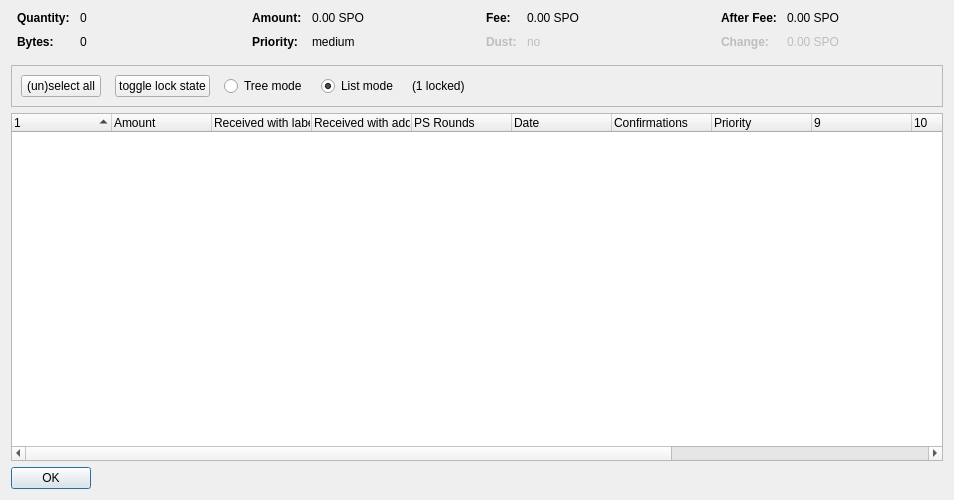
<?xml version="1.0" encoding="UTF-8"?>
<ui version="4.0">
 <class>CoinControlDialog</class>
 <widget class="QDialog" name="CoinControlDialog">
  <property name="geometry">
   <rect>
    <x>0</x>
    <y>0</y>
    <width>954</width>
    <height>500</height>
   </rect>
  </property>
  <property name="windowTitle">
   <string>Coin Selection</string>
  </property>
  <layout class="QVBoxLayout" name="verticalLayout">
   <item>
    <layout class="QHBoxLayout" name="horizontalLayoutTop" stretch="0,0,0,0">
     <property name="topMargin">
      <number>0</number>
     </property>
     <property name="bottomMargin">
      <number>10</number>
     </property>
     <item>
      <layout class="QFormLayout" name="formLayoutCoinControl1">
       <property name="horizontalSpacing">
        <number>10</number>
       </property>
       <property name="verticalSpacing">
        <number>10</number>
       </property>
       <property name="leftMargin">
        <number>6</number>
       </property>
       <property name="rightMargin">
        <number>6</number>
       </property>
       <item row="0" column="0">
        <widget class="QLabel" name="labelCoinControlQuantityText">
         <property name="font">
          <font>
           <weight>75</weight>
           <bold>true</bold>
          </font>
         </property>
         <property name="text">
          <string>Quantity:</string>
         </property>
        </widget>
       </item>
       <item row="0" column="1">
        <widget class="QLabel" name="labelCoinControlQuantity">
         <property name="cursor">
          <cursorShape>IBeamCursor</cursorShape>
         </property>
         <property name="contextMenuPolicy">
          <enum>Qt::ActionsContextMenu</enum>
         </property>
         <property name="text">
          <string notr="true">0</string>
         </property>
         <property name="textInteractionFlags">
          <set>Qt::LinksAccessibleByMouse|Qt::TextSelectableByKeyboard|Qt::TextSelectableByMouse</set>
         </property>
        </widget>
       </item>
       <item row="1" column="0">
        <widget class="QLabel" name="labelCoinControlBytesText">
         <property name="font">
          <font>
           <weight>75</weight>
           <bold>true</bold>
          </font>
         </property>
         <property name="text">
          <string>Bytes:</string>
         </property>
        </widget>
       </item>
       <item row="1" column="1">
        <widget class="QLabel" name="labelCoinControlBytes">
         <property name="cursor">
          <cursorShape>IBeamCursor</cursorShape>
         </property>
         <property name="contextMenuPolicy">
          <enum>Qt::ActionsContextMenu</enum>
         </property>
         <property name="text">
          <string notr="true">0</string>
         </property>
         <property name="textInteractionFlags">
          <set>Qt::LinksAccessibleByMouse|Qt::TextSelectableByKeyboard|Qt::TextSelectableByMouse</set>
         </property>
        </widget>
       </item>
      </layout>
     </item>
     <item>
      <layout class="QFormLayout" name="formLayoutCoinControl2">
       <property name="horizontalSpacing">
        <number>10</number>
       </property>
       <property name="verticalSpacing">
        <number>10</number>
       </property>
       <property name="leftMargin">
        <number>6</number>
       </property>
       <property name="rightMargin">
        <number>6</number>
       </property>
       <item row="0" column="0">
        <widget class="QLabel" name="labelCoinControlAmountText">
         <property name="font">
          <font>
           <weight>75</weight>
           <bold>true</bold>
          </font>
         </property>
         <property name="text">
          <string>Amount:</string>
         </property>
        </widget>
       </item>
       <item row="0" column="1">
        <widget class="QLabel" name="labelCoinControlAmount">
         <property name="cursor">
          <cursorShape>IBeamCursor</cursorShape>
         </property>
         <property name="contextMenuPolicy">
          <enum>Qt::ActionsContextMenu</enum>
         </property>
         <property name="text">
          <string notr="true">0.00 SPO</string>
         </property>
         <property name="textInteractionFlags">
          <set>Qt::LinksAccessibleByMouse|Qt::TextSelectableByKeyboard|Qt::TextSelectableByMouse</set>
         </property>
        </widget>
       </item>
       <item row="1" column="0">
        <widget class="QLabel" name="labelCoinControlPriorityText">
         <property name="font">
          <font>
           <weight>75</weight>
           <bold>true</bold>
          </font>
         </property>
         <property name="text">
          <string>Priority:</string>
         </property>
        </widget>
       </item>
       <item row="1" column="1">
        <widget class="QLabel" name="labelCoinControlPriority">
         <property name="cursor">
          <cursorShape>IBeamCursor</cursorShape>
         </property>
         <property name="contextMenuPolicy">
          <enum>Qt::ActionsContextMenu</enum>
         </property>
         <property name="text">
          <string>medium</string>
         </property>
         <property name="textInteractionFlags">
          <set>Qt::LinksAccessibleByMouse|Qt::TextSelectableByKeyboard|Qt::TextSelectableByMouse</set>
         </property>
        </widget>
       </item>
      </layout>
     </item>
     <item>
      <layout class="QFormLayout" name="formLayoutCoinControl3">
       <property name="horizontalSpacing">
        <number>10</number>
       </property>
       <property name="verticalSpacing">
        <number>10</number>
       </property>
       <property name="leftMargin">
        <number>6</number>
       </property>
       <property name="rightMargin">
        <number>6</number>
       </property>
       <item row="0" column="0">
        <widget class="QLabel" name="labelCoinControlFeeText">
         <property name="font">
          <font>
           <weight>75</weight>
           <bold>true</bold>
          </font>
         </property>
         <property name="text">
          <string>Fee:</string>
         </property>
        </widget>
       </item>
       <item row="0" column="1">
        <widget class="QLabel" name="labelCoinControlFee">
         <property name="cursor">
          <cursorShape>IBeamCursor</cursorShape>
         </property>
         <property name="contextMenuPolicy">
          <enum>Qt::ActionsContextMenu</enum>
         </property>
         <property name="text">
          <string notr="true">0.00 SPO</string>
         </property>
         <property name="textInteractionFlags">
          <set>Qt::LinksAccessibleByMouse|Qt::TextSelectableByKeyboard|Qt::TextSelectableByMouse</set>
         </property>
        </widget>
       </item>
       <item row="1" column="0">
        <widget class="QLabel" name="labelCoinControlLowOutputText">
         <property name="enabled">
          <bool>false</bool>
         </property>
         <property name="font">
          <font>
           <weight>75</weight>
           <bold>true</bold>
          </font>
         </property>
         <property name="text">
          <string>Dust:</string>
         </property>
        </widget>
       </item>
       <item row="1" column="1">
        <widget class="QLabel" name="labelCoinControlLowOutput">
         <property name="enabled">
          <bool>false</bool>
         </property>
         <property name="cursor">
          <cursorShape>IBeamCursor</cursorShape>
         </property>
         <property name="contextMenuPolicy">
          <enum>Qt::ActionsContextMenu</enum>
         </property>
         <property name="text">
          <string>no</string>
         </property>
         <property name="textInteractionFlags">
          <set>Qt::LinksAccessibleByMouse|Qt::TextSelectableByKeyboard|Qt::TextSelectableByMouse</set>
         </property>
        </widget>
       </item>
      </layout>
     </item>
     <item>
      <layout class="QFormLayout" name="formLayoutCoinControl4">
       <property name="horizontalSpacing">
        <number>10</number>
       </property>
       <property name="verticalSpacing">
        <number>10</number>
       </property>
       <property name="leftMargin">
        <number>6</number>
       </property>
       <property name="rightMargin">
        <number>6</number>
       </property>
       <item row="0" column="0">
        <widget class="QLabel" name="labelCoinControlAfterFeeText">
         <property name="font">
          <font>
           <weight>75</weight>
           <bold>true</bold>
          </font>
         </property>
         <property name="text">
          <string>After Fee:</string>
         </property>
        </widget>
       </item>
       <item row="0" column="1">
        <widget class="QLabel" name="labelCoinControlAfterFee">
         <property name="cursor">
          <cursorShape>IBeamCursor</cursorShape>
         </property>
         <property name="contextMenuPolicy">
          <enum>Qt::ActionsContextMenu</enum>
         </property>
         <property name="text">
          <string notr="true">0.00 SPO</string>
         </property>
         <property name="textInteractionFlags">
          <set>Qt::LinksAccessibleByMouse|Qt::TextSelectableByKeyboard|Qt::TextSelectableByMouse</set>
         </property>
        </widget>
       </item>
       <item row="1" column="0">
        <widget class="QLabel" name="labelCoinControlChangeText">
         <property name="enabled">
          <bool>false</bool>
         </property>
         <property name="font">
          <font>
           <weight>75</weight>
           <bold>true</bold>
          </font>
         </property>
         <property name="text">
          <string>Change:</string>
         </property>
        </widget>
       </item>
       <item row="1" column="1">
        <widget class="QLabel" name="labelCoinControlChange">
         <property name="enabled">
          <bool>false</bool>
         </property>
         <property name="cursor">
          <cursorShape>IBeamCursor</cursorShape>
         </property>
         <property name="contextMenuPolicy">
          <enum>Qt::ActionsContextMenu</enum>
         </property>
         <property name="text">
          <string notr="true">0.00 SPO</string>
         </property>
         <property name="textInteractionFlags">
          <set>Qt::LinksAccessibleByMouse|Qt::TextSelectableByKeyboard|Qt::TextSelectableByMouse</set>
         </property>
        </widget>
       </item>
      </layout>
     </item>
    </layout>
   </item>
   <item>
    <widget class="QFrame" name="frame">
     <property name="minimumSize">
      <size>
       <width>0</width>
       <height>40</height>
      </size>
     </property>
     <property name="frameShape">
      <enum>QFrame::StyledPanel</enum>
     </property>
     <property name="frameShadow">
      <enum>QFrame::Sunken</enum>
     </property>
     <layout class="QHBoxLayout" name="horizontalLayout">
      <item>
       <layout class="QHBoxLayout" name="horizontalLayoutPanel" stretch="0,0,0,0,0,0">
        <property name="spacing">
         <number>14</number>
        </property>
        <item>
         <widget class="QPushButton" name="pushButtonSelectAll">
          <property name="sizePolicy">
           <sizepolicy hsizetype="Maximum" vsizetype="Fixed">
            <horstretch>0</horstretch>
            <verstretch>0</verstretch>
           </sizepolicy>
          </property>
          <property name="text">
           <string>(un)select all</string>
          </property>
          <property name="autoDefault">
           <bool>false</bool>
          </property>
         </widget>
        </item>
        <item>
         <widget class="QPushButton" name="pushButtonToggleLock">
          <property name="sizePolicy">
           <sizepolicy hsizetype="Maximum" vsizetype="Fixed">
            <horstretch>0</horstretch>
            <verstretch>0</verstretch>
           </sizepolicy>
          </property>
          <property name="text">
           <string>toggle lock state</string>
          </property>
          <property name="autoDefault">
           <bool>false</bool>
          </property>
         </widget>
        </item>
        <item>
         <widget class="QRadioButton" name="radioTreeMode">
          <property name="sizePolicy">
           <sizepolicy hsizetype="Maximum" vsizetype="Fixed">
            <horstretch>0</horstretch>
            <verstretch>0</verstretch>
           </sizepolicy>
          </property>
          <property name="text">
           <string>Tree mode</string>
          </property>
         </widget>
        </item>
        <item>
         <widget class="QRadioButton" name="radioListMode">
          <property name="sizePolicy">
           <sizepolicy hsizetype="Maximum" vsizetype="Fixed">
            <horstretch>0</horstretch>
            <verstretch>0</verstretch>
           </sizepolicy>
          </property>
          <property name="text">
           <string>List mode</string>
          </property>
          <property name="checked">
           <bool>true</bool>
          </property>
         </widget>
        </item>
        <item>
         <widget class="QLabel" name="labelLocked">
          <property name="text">
           <string>(1 locked)</string>
          </property>
         </widget>
        </item>
        <item>
         <spacer name="horizontalSpacer">
          <property name="orientation">
           <enum>Qt::Horizontal</enum>
          </property>
          <property name="sizeHint" stdset="0">
           <size>
            <width>40</width>
            <height>20</height>
           </size>
          </property>
         </spacer>
        </item>
       </layout>
      </item>
     </layout>
    </widget>
   </item>
   <item>
    <widget class="CoinControlTreeWidget" name="treeWidget">
     <property name="contextMenuPolicy">
      <enum>Qt::CustomContextMenu</enum>
     </property>
     <property name="sortingEnabled">
      <bool>false</bool>
     </property>
     <property name="columnCount">
      <number>13</number>
     </property>
     <attribute name="headerShowSortIndicator" stdset="0">
      <bool>true</bool>
     </attribute>
     <attribute name="headerStretchLastSection">
      <bool>false</bool>
     </attribute>
     <column>
      <property name="text">
       <string/>
      </property>
     </column>
     <column>
      <property name="text">
       <string>Amount</string>
      </property>
     </column>
     <column>
      <property name="text">
       <string>Received with label</string>
      </property>
     </column>
     <column>
      <property name="text">
       <string>Received with address</string>
      </property>
     </column>
     <column>
      <property name="text">
       <string>PS Rounds</string>
      </property>
     </column>
     <column>
      <property name="text">
       <string>Date</string>
      </property>
     </column>
     <column>
      <property name="text">
       <string>Confirmations</string>
      </property>
      <property name="toolTip">
       <string>Confirmed</string>
      </property>
     </column>
     <column>
      <property name="text">
       <string>Priority</string>
      </property>
     </column>
     <column>
      <property name="text">
       <string/>
      </property>
     </column>
     <column>
      <property name="text">
       <string/>
      </property>
     </column>
     <column>
      <property name="text">
       <string/>
      </property>
     </column>
     <column>
      <property name="text">
       <string/>
      </property>
     </column>
     <column>
      <property name="text">
       <string/>
      </property>
     </column>
    </widget>
   </item>
   <item>
    <widget class="QDialogButtonBox" name="buttonBox">
     <property name="sizePolicy">
      <sizepolicy hsizetype="Maximum" vsizetype="Fixed">
       <horstretch>0</horstretch>
       <verstretch>0</verstretch>
      </sizepolicy>
     </property>
     <property name="orientation">
      <enum>Qt::Horizontal</enum>
     </property>
     <property name="standardButtons">
      <set>QDialogButtonBox::Ok</set>
     </property>
    </widget>
   </item>
  </layout>
 </widget>
 <customwidgets>
  <customwidget>
   <class>CoinControlTreeWidget</class>
   <extends>QTreeWidget</extends>
   <header>coincontroltreewidget.h</header>
  </customwidget>
 </customwidgets>
 <resources/>
 <connections/>
</ui>
